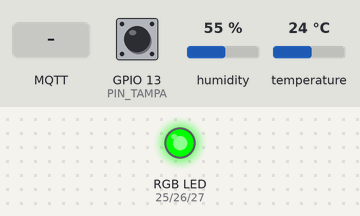
The sketch below on a simulated ESP32. Shown: an RGB LED mixed from three pins (HIGH = lit). The inputs (shaded band) are chosen by the test bench; at power-on: humidity 55 %, GPIO 13 (PIN_TAMPA) HIGH, temperature 24 °C. WiFi joins after 1.5 s; servers stay silent unless stated; random numbers use the default seed unless the sketch sets one; no MQTT or app messages arrive unless stated; what the sketch prints to the serial monitor is not drawn.

Above: at 1.2 s.
1.3 s: humidity set to 79 %
4.0 s: humidity set to 82 %
At 5.7 s:
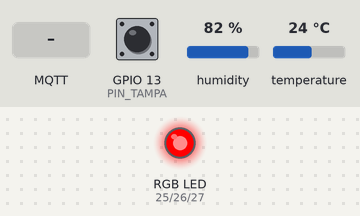
6.6 s: MQTT message "desativar" arrives on the first subscribed topic
At 7.6 s:
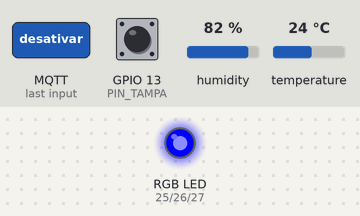
Timing chart, 0 to 9.6 s (numbered marks = the images above; inputs shaded):
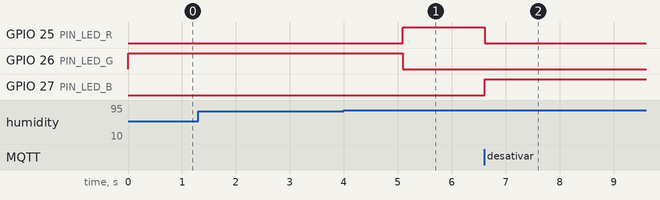

Measured:
- the behaviour switches between 80 and 81 % on humidity (found by bisection; images 0 and 1)
- after the input at 1.3 s, every drawn part: stays the same
- after the input at 4.0 s, GPIO 25 (PIN_LED_R): LOW → HIGH after 1.1 s; GPIO 26 (PIN_LED_G): HIGH → LOW after 1.1 s
- after the input at 6.6 s, GPIO 25 (PIN_LED_R): HIGH → LOW at once; GPIO 27 (PIN_LED_B): LOW → HIGH at once

The sketch:

sketch.ino
```cpp
/*
 * Sistema IoT de Monitoramento Inteligente de CTOs em Redes FTTH
 * Disciplina: Internet das Coisas (IoT) - Engenharia de Software - Centro Universitario FAG
 * Integrantes: Wellington Davies dos Santos, Bruno Henrique da Silva, Flavio Antonio Schneider
 *
 * Placa: ESP32 DevKit V1 (simulada no Wokwi)
 * Sensores: DHT22 (temperatura/umidade) e pushbutton (representa o contato magnetico da tampa)
 * Atuador/indicador: LED RGB de catodo comum
 * Comunicacao: Wi-Fi (Wokwi-GUEST) + MQTT (broker.hivemq.com:1883)
 *
 * Comandos aceitos no topico .../comandos (texto simples):
 *   status        -> publica uma leitura atualizada
 *   temp_max=45   -> altera o limite de temperatura (graus C)
 *   umid_max=85   -> altera o limite de umidade (%)
 *   desativar     -> suspende os alertas (LED azul)
 *   ativar        -> retoma os alertas
 */

#include <WiFi.h>
#include <PubSubClient.h>
#include "DHTesp.h"

// ------------------------- Pinos -------------------------
const int PIN_DHT   = 15;   // DHT22 - dados (SDA). Obs.: no Wokwi o DHT22 nao responde no GPIO 4
const int PIN_TAMPA = 13;   // Pushbutton com pull-up interno: LOW = pressionado = tampa ABERTA
const int PIN_LED_R = 25;   // LED RGB - vermelho
const int PIN_LED_G = 26;   // LED RGB - verde
const int PIN_LED_B = 27;   // LED RGB - azul

// ------------------------- Rede e credenciais -------------
// As credenciais ficam em "credenciais.h", que NAO vai para o repositorio
// (esta no .gitignore). Para criar o seu, copie "credenciais.example.h".
// Sem o arquivo (como no Wokwi), valem os valores padrao abaixo.
#if __has_include("credenciais.h")
#include "credenciais.h"
#else
#define CRED_WIFI_SSID     "Wokwi-GUEST"
#define CRED_WIFI_SENHA    ""
#define CRED_MQTT_BROKER   "broker.hivemq.com"
#define CRED_MQTT_PORTA    1883
#define CRED_MQTT_USUARIO  ""
#define CRED_MQTT_SENHA    ""
#endif

const char* WIFI_SSID     = CRED_WIFI_SSID;
const char* WIFI_SENHA    = CRED_WIFI_SENHA;
const char* MQTT_BROKER   = CRED_MQTT_BROKER;
const uint16_t MQTT_PORTA = CRED_MQTT_PORTA;
const char* MQTT_USUARIO  = CRED_MQTT_USUARIO;   // vazio = broker sem autenticacao
const char* MQTT_SENHA    = CRED_MQTT_SENHA;

const char* CTO_ID = "CTO-001";

// Prefixo unico para evitar colisao com outros grupos no broker publico
#define TOPICO_BASE "ftth/cto/fag-grupo01"
const char* TOPICO_TELEMETRIA = TOPICO_BASE "/telemetria";
const char* TOPICO_ALERTAS    = TOPICO_BASE "/alertas";
const char* TOPICO_COMANDOS   = TOPICO_BASE "/comandos";
const char* TOPICO_RESPOSTAS  = TOPICO_BASE "/respostas";

// ------------------------- Tempos (ms) -------------------
const unsigned long INTERVALO_LEITURA_DHT = 2500;   // DHT22 exige no minimo 2 s entre leituras
const unsigned long INTERVALO_TELEMETRIA  = 10000;  // publicacao periodica
const unsigned long INTERVALO_RECONEXAO   = 5000;   // nova tentativa de conexao MQTT
const unsigned long DEBOUNCE_MS           = 50;     // filtro do botao
const uint16_t MQTT_KEEPALIVE_S           = 90;     // ver comentario no setup()
const int MAX_FALHAS_DHT                  = 5;      // falhas seguidas antes de declarar o sensor em falha

// ------------------------- Limites (configuraveis por MQTT) ---
// Valores ilustrativos do prototipo, nao especificacoes tecnicas de CTOs.
float limiteTemp = 40.0;
float limiteUmid = 80.0;

// ------------------------- Estado ------------------------
bool  monitoramentoAtivo = true;
float temperatura = NAN;
float umidade     = NAN;
bool  sensorOk    = false;
int   falhasSeguidasDHT = 0;
bool  tampaAberta = false;
bool  tempAlta    = false;
bool  umidAlta    = false;
const char* statusAtual = "";

bool leituraBrutaAnterior = false;
unsigned long ultimaMudancaBotao  = 0;
unsigned long ultimaLeituraDHT    = 0;
unsigned long ultimaTelemetria    = 0;
unsigned long ultimaTentativaMQTT = 0;
bool wifiConectadoAntes = false;

DHTesp dht;
WiFiClient wifiClient;
PubSubClient mqtt(wifiClient);

// =========================================================
// Utilitarios
// =========================================================

// Escreve um numero com 1 casa decimal ou "null" se nao houver leitura valida
void formatarNumero(char* destino, size_t tamanho, float valor, bool valido) {
  if (valido && !isnan(valor)) {
    snprintf(destino, tamanho, "%.1f", valor);
  } else {
    snprintf(destino, tamanho, "null");
  }
}

void definirLed(bool r, bool g, bool b) {
  // Catodo comum: HIGH acende a cor
  digitalWrite(PIN_LED_R, r ? HIGH : LOW);
  digitalWrite(PIN_LED_G, g ? HIGH : LOW);
  digitalWrite(PIN_LED_B, b ? HIGH : LOW);
}

const char* calcularStatus() {
  if (!monitoramentoAtivo) return "desativado";
  if (tampaAberta || tempAlta || umidAlta) return "alerta";
  return "normal";
}

void atualizarLed() {
  if (strcmp(statusAtual, "desativado") == 0) {
    definirLed(false, false, true);   // azul
  } else if (strcmp(statusAtual, "alerta") == 0) {
    definirLed(true, false, false);   // vermelho
  } else {
    definirLed(false, true, false);   // verde
  }
}

// =========================================================
// Publicacoes MQTT
// =========================================================

void publicarTelemetria() {
  ultimaTelemetria = millis();

  char temp[12], umid[12];
  formatarNumero(temp, sizeof(temp), temperatura, sensorOk);
  formatarNumero(umid, sizeof(umid), umidade, sensorOk);

  char json[320];
  snprintf(json, sizeof(json),
           "{\"cto\":\"%s\",\"temperatura\":%s,\"umidade\":%s,\"tampa\":\"%s\","
           "\"status\":\"%s\",\"monitoramento\":\"%s\",\"sensor_ok\":%s,"
           "\"limite_temp\":%.1f,\"limite_umid\":%.1f}",
           CTO_ID, temp, umid, tampaAberta ? "aberta" : "fechada",
           statusAtual, monitoramentoAtivo ? "ativo" : "desativado",
           sensorOk ? "true" : "false", limiteTemp, limiteUmid);

  if (mqtt.connected()) {
    mqtt.publish(TOPICO_TELEMETRIA, json);
    Serial.print("[TELEMETRIA] ");
  } else {
    Serial.print("[TELEMETRIA - MQTT offline] ");
  }
  Serial.println(json);
}

void publicarAlerta(const char* evento, const char* mensagem) {
  char temp[12], umid[12];
  formatarNumero(temp, sizeof(temp), temperatura, sensorOk);
  formatarNumero(umid, sizeof(umid), umidade, sensorOk);

  char json[320];
  snprintf(json, sizeof(json),
           "{\"cto\":\"%s\",\"evento\":\"%s\",\"mensagem\":\"%s\","
           "\"temperatura\":%s,\"umidade\":%s,\"tampa\":\"%s\"}",
           CTO_ID, evento, mensagem, temp, umid, tampaAberta ? "aberta" : "fechada");

  if (mqtt.connected()) {
    mqtt.publish(TOPICO_ALERTAS, json);
    Serial.print("[ALERTA] ");
  } else {
    Serial.print("[ALERTA - MQTT offline] ");
  }
  Serial.println(json);
}

void publicarResposta(const char* comando, bool ok, const char* detalhe) {
  char json[256];
  snprintf(json, sizeof(json),
           "{\"cto\":\"%s\",\"comando\":\"%s\",\"resultado\":\"%s\",\"detalhe\":\"%s\"}",
           CTO_ID, comando, ok ? "ok" : "erro", detalhe);
  if (mqtt.connected()) {
    mqtt.publish(TOPICO_RESPOSTAS, json);
  }
  Serial.print("[RESPOSTA] ");
  Serial.println(json);
}

// =========================================================
// Logica de monitoramento (camada de processamento)
// =========================================================

// Compara as leituras com os limites, gera alertas nas mudancas e atualiza o status
void avaliarCondicoes() {
  char msg[96];

  if (sensorOk) {
    bool novaTempAlta = temperatura > limiteTemp;
    if (novaTempAlta != tempAlta) {
      tempAlta = novaTempAlta;
      if (monitoramentoAtivo) {
        if (tempAlta) {
          snprintf(msg, sizeof(msg), "Temperatura %.1f C acima do limite de %.1f C", temperatura, limiteTemp);
          publicarAlerta("temperatura_alta", msg);
        } else {
          snprintf(msg, sizeof(msg), "Temperatura normalizada: %.1f C", temperatura);
          publicarAlerta("temperatura_normalizada", msg);
        }
      }
    }

    bool novaUmidAlta = umidade > limiteUmid;
    if (novaUmidAlta != umidAlta) {
      umidAlta = novaUmidAlta;
      if (monitoramentoAtivo) {
        if (umidAlta) {
          snprintf(msg, sizeof(msg), "Umidade %.1f%% acima do limite de %.1f%%", umidade, limiteUmid);
          publicarAlerta("umidade_alta", msg);
        } else {
          snprintf(msg, sizeof(msg), "Umidade normalizada: %.1f%%", umidade);
          publicarAlerta("umidade_normalizada", msg);
        }
      }
    }
  }

  const char* novoStatus = calcularStatus();
  if (strcmp(novoStatus, statusAtual) != 0) {
    statusAtual = novoStatus;
    atualizarLed();
    Serial.print("[STATUS] CTO agora esta: ");
    Serial.println(statusAtual);
    publicarTelemetria();   // envia imediatamente quando o status muda
  }
}

// Uma falha isolada do DHT22 nao descarta a ultima leitura valida.
// O sensor so e considerado em falha apos MAX_FALHAS_DHT leituras seguidas sem sucesso.
void lerDHT() {
  TempAndHumidity dados = dht.getTempAndHumidity();

  if (dht.getStatus() != DHTesp::ERROR_NONE || isnan(dados.temperature) || isnan(dados.humidity)) {
    falhasSeguidasDHT++;
    Serial.print("[DHT22] Falha na leitura (");
    Serial.print(dht.getStatusString());
    Serial.print(") - ");
    Serial.print(falhasSeguidasDHT);
    Serial.print("/");
    Serial.print(MAX_FALHAS_DHT);
    Serial.println(sensorOk ? ", mantendo a ultima leitura valida" : "");

    if (falhasSeguidasDHT >= MAX_FALHAS_DHT && sensorOk) {
      sensorOk = false;
      publicarAlerta("falha_sensor", "Sem leituras validas do DHT22");
    }
    return;
  }

  if (!sensorOk) {
    Serial.println("[DHT22] Leituras validas restabelecidas");
  }
  falhasSeguidasDHT = 0;
  temperatura = dados.temperature;
  umidade = dados.humidity;
  sensorOk = true;
}

// Leitura do botao com debounce por millis() (sem delay)
void lerTampa() {
  bool leituraBruta = (digitalRead(PIN_TAMPA) == LOW);   // pressionado = aberta

  if (leituraBruta != leituraBrutaAnterior) {
    leituraBrutaAnterior = leituraBruta;
    ultimaMudancaBotao = millis();
  }

  if ((millis() - ultimaMudancaBotao) > DEBOUNCE_MS && leituraBruta != tampaAberta) {
    tampaAberta = leituraBruta;
    if (monitoramentoAtivo) {
      if (tampaAberta) {
        publicarAlerta("tampa_aberta", "Abertura da tampa da CTO detectada");
      } else {
        publicarAlerta("tampa_fechada", "Tampa da CTO fechada");
      }
    } else {
      Serial.println(tampaAberta ? "[TAMPA] Aberta (monitoramento desativado)"
                                 : "[TAMPA] Fechada (monitoramento desativado)");
    }
    avaliarCondicoes();
  }
}

// =========================================================
// Comandos recebidos por MQTT
// =========================================================

// Converte texto em numero; retorna false se o texto nao for numerico
bool converterNumero(String texto, float& valor) {
  texto.replace(',', '.');
  const char* inicio = texto.c_str();
  char* fim;
  valor = strtof(inicio, &fim);
  return (fim != inicio && *fim == '\0');
}

void callbackMQTT(char* topico, byte* payload, unsigned int tamanho) {
  String comando;
  for (unsigned int i = 0; i < tamanho && i < 60; i++) {
    char c = (char)payload[i];
    if (c == '"' || c == '\\') c = '\'';   // evita quebrar o JSON da resposta
    comando += c;
  }
  comando.trim();
  comando.toLowerCase();

  Serial.print("[COMANDO] Recebido: ");
  Serial.println(comando);

  char detalhe[96];

  if (comando == "status") {
    // Usa a leitura mais recente: o DHT22 nao pode ser lido em intervalos menores que 2 s
    avaliarCondicoes();
    publicarResposta(comando.c_str(), true, "leitura atualizada publicada em telemetria");
    publicarTelemetria();
    return;
  }

  if (comando == "desativar") {
    monitoramentoAtivo = false;
    publicarResposta(comando.c_str(), true, "monitoramento desativado");
    avaliarCondicoes();
    return;
  }

  if (comando == "ativar") {
    monitoramentoAtivo = true;
    // Zera os indicadores para que condicoes ainda presentes gerem novos alertas
    tempAlta = false;
    umidAlta = false;
    publicarResposta(comando.c_str(), true, "monitoramento ativado");
    if (tampaAberta) {
      publicarAlerta("tampa_aberta", "Tampa da CTO aberta ao reativar o monitoramento");
    }
    avaliarCondicoes();
    return;
  }

  int separador = comando.indexOf('=');
  if (separador > 0) {
    String chave = comando.substring(0, separador);
    String valorTexto = comando.substring(separador + 1);
    chave.trim();
    valorTexto.trim();
    float valor;

    if (chave == "temp_max") {
      if (converterNumero(valorTexto, valor) && valor >= -40.0 && valor <= 80.0) {
        limiteTemp = valor;
        snprintf(detalhe, sizeof(detalhe), "limite de temperatura = %.1f C", limiteTemp);
        publicarResposta(comando.c_str(), true, detalhe);
        avaliarCondicoes();
        publicarTelemetria();
      } else {
        publicarResposta(comando.c_str(), false, "valor invalido (use -40 a 80)");
      }
      return;
    }

    if (chave == "umid_max") {
      if (converterNumero(valorTexto, valor) && valor >= 0.0 && valor <= 100.0) {
        limiteUmid = valor;
        snprintf(detalhe, sizeof(detalhe), "limite de umidade = %.1f%%", limiteUmid);
        publicarResposta(comando.c_str(), true, detalhe);
        avaliarCondicoes();
        publicarTelemetria();
      } else {
        publicarResposta(comando.c_str(), false, "valor invalido (use 0 a 100)");
      }
      return;
    }
  }

  publicarResposta(comando.c_str(), false,
                   "comando desconhecido (use status, temp_max=N, umid_max=N, ativar, desativar)");
}

// =========================================================
// Conexoes (nao bloqueantes)
// =========================================================

void verificarWiFi() {
  bool conectado = (WiFi.status() == WL_CONNECTED);
  if (conectado && !wifiConectadoAntes) {
    Serial.print("[WIFI] Conectado. IP: ");
    Serial.println(WiFi.localIP());
  } else if (!conectado && wifiConectadoAntes) {
    Serial.println("[WIFI] Conexao perdida, aguardando reconexao automatica...");
  }
  wifiConectadoAntes = conectado;
}

void verificarMQTT() {
  if (WiFi.status() != WL_CONNECTED || mqtt.connected()) return;
  if (millis() - ultimaTentativaMQTT < INTERVALO_RECONEXAO) return;
  ultimaTentativaMQTT = millis();

  // Client ID aleatorio para nao conflitar com outras sessoes no broker publico
  String clientId = "cto001-" + String((uint32_t)esp_random(), HEX);
  Serial.print("[MQTT] Conectando a ");
  Serial.print(MQTT_BROKER);
  Serial.print(" como ");
  Serial.print(clientId);
  Serial.print("... ");

  // Com usuario configurado, autentica no broker; sem usuario, conecta anonimo
  bool conectou = strlen(MQTT_USUARIO) > 0
                    ? mqtt.connect(clientId.c_str(), MQTT_USUARIO, MQTT_SENHA)
                    : mqtt.connect(clientId.c_str());

  if (conectou) {
    Serial.println("conectado.");
    mqtt.subscribe(TOPICO_COMANDOS);
    Serial.print("[MQTT] Assinando: ");
    Serial.println(TOPICO_COMANDOS);
    publicarTelemetria();
  } else {
    Serial.print("falhou (codigo ");
    Serial.print(mqtt.state());
    Serial.println("). Nova tentativa em 5 s.");
  }
}

// =========================================================
// Setup e loop
// =========================================================

void setup() {
  Serial.begin(115200);
  Serial.println();
  Serial.println("=== Monitoramento Inteligente de CTO - FTTH ===");

  pinMode(PIN_TAMPA, INPUT_PULLUP);
  pinMode(PIN_LED_R, OUTPUT);
  pinMode(PIN_LED_G, OUTPUT);
  pinMode(PIN_LED_B, OUTPUT);
  definirLed(false, false, false);

  dht.setup(PIN_DHT, DHTesp::DHT22);

  tampaAberta = (digitalRead(PIN_TAMPA) == LOW);
  leituraBrutaAnterior = tampaAberta;

  WiFi.mode(WIFI_STA);
  WiFi.setAutoReconnect(true);
  WiFi.begin(WIFI_SSID, WIFI_SENHA, 6);   // canal 6 acelera a conexao no Wokwi
  Serial.println("[WIFI] Conectando a Wokwi-GUEST...");

  mqtt.setServer(MQTT_BROKER, MQTT_PORTA);
  mqtt.setCallback(callbackMQTT);
  mqtt.setBufferSize(512);   // o padrao (256 bytes) e pequeno para o JSON de telemetria
  // O Wokwi costuma rodar abaixo da velocidade real (ex.: 17%). O keep-alive padrao de 15 s
  // e contado no tempo simulado, mas o broker conta no tempo real e derruba a conexao.
  // Um keep-alive maior evita as reconexoes repetidas.
  mqtt.setKeepAlive(MQTT_KEEPALIVE_S);

  avaliarCondicoes();   // define o status inicial e a cor do LED
}

void loop() {
  verificarWiFi();
  verificarMQTT();
  mqtt.loop();

  lerTampa();

  if (millis() - ultimaLeituraDHT >= INTERVALO_LEITURA_DHT) {
    ultimaLeituraDHT = millis();
    lerDHT();
    avaliarCondicoes();
  }

  if (millis() - ultimaTelemetria >= INTERVALO_TELEMETRIA) {
    publicarTelemetria();
  }

  delay(10);   // pausa curta: alivia a simulacao sem prejudicar o botao (debounce de 50 ms)
}
```

credenciais.example.h
```cpp
// Exemplo de credenciais do firmware.
//
// Como usar:
//   1. Copie este arquivo para "credenciais.h", na mesma pasta do sketch.ino.
//   2. Preencha com os dados da sua rede e do seu broker.
//   3. Nunca envie o credenciais.h para o GitHub (ele ja esta no .gitignore).
//
// Sem o credenciais.h, o sketch usa os valores padrao da simulacao
// (rede Wokwi-GUEST e broker publico broker.hivemq.com, sem senha).

#pragma once

// Rede Wi-Fi
#define CRED_WIFI_SSID     "nome-da-sua-rede"
#define CRED_WIFI_SENHA    "senha-da-sua-rede"

// Broker MQTT
#define CRED_MQTT_BROKER   "broker.hivemq.com"
#define CRED_MQTT_PORTA    1883

// Autenticacao no broker (deixe vazio para broker sem senha)
#define CRED_MQTT_USUARIO  ""
#define CRED_MQTT_SENHA    ""
```
